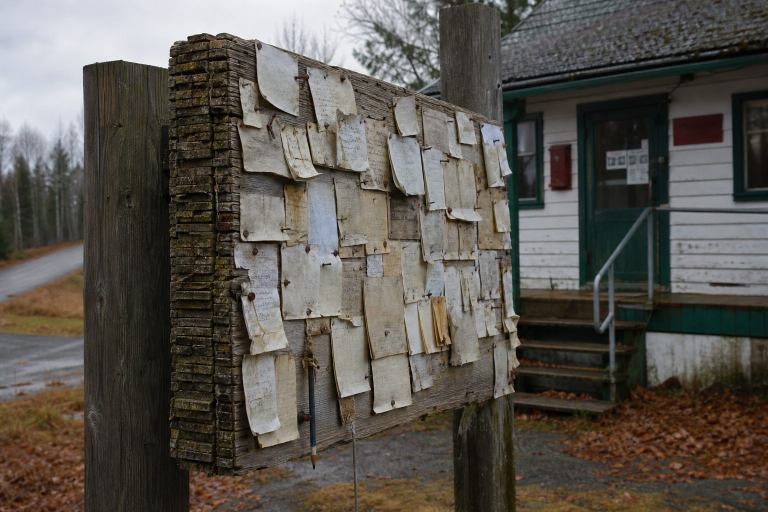
#> input picture assets/board.jpg, 1536 x 1024 px, given in place of logo.png, which was not available (shown at 1/2 size)
$ python build_og_cover.py
#> lines starting #> are read from the running program, lines starting #| are printed output that depends on the picture; pictures that were not available may be replaced by others from this repository, and a replacement may not be noted
#!/usr/bin/env python3
"""Bake assets/og-cover.jpg: a 1200x630 social card from the square logo.

The square logo.png (900x900, 1.1MB PNG) previews badly as an og:image: platforms
crop or letterbox it, and it is the only un-optimized asset on the site. This
composites it onto the site's --paper2 colour with the wordmark and tagline.
"""
import pathlib
from PIL import Image, ImageDraw, ImageFont

ROOT = pathlib.Path(__file__).resolve().parent.parent
PAPER2 = (242, 237, 225)
INK = (34, 28, 21)
W, H = 1200, 630

FONT_CANDIDATES = [
    "/usr/share/fonts/truetype/dejavu/DejaVuSerif-Bold.ttf",
    "/usr/share/fonts/truetype/dejavu/DejaVuSans-Bold.ttf",
]
FONT_CANDIDATES_R = [
    "/usr/share/fonts/truetype/dejavu/DejaVuSerif.ttf",
    "/usr/share/fonts/truetype/dejavu/DejaVuSans.ttf",
]


def pick(cands, size):
    for c in cands:
        if pathlib.Path(c).exists():
            return ImageFont.truetype(c, size)
    return ImageFont.load_default()


def main():
    logo = Image.open(ROOT / "assets" / "logo.png").convert("RGBA")
    card = Image.new("RGB", (W, H), PAPER2)
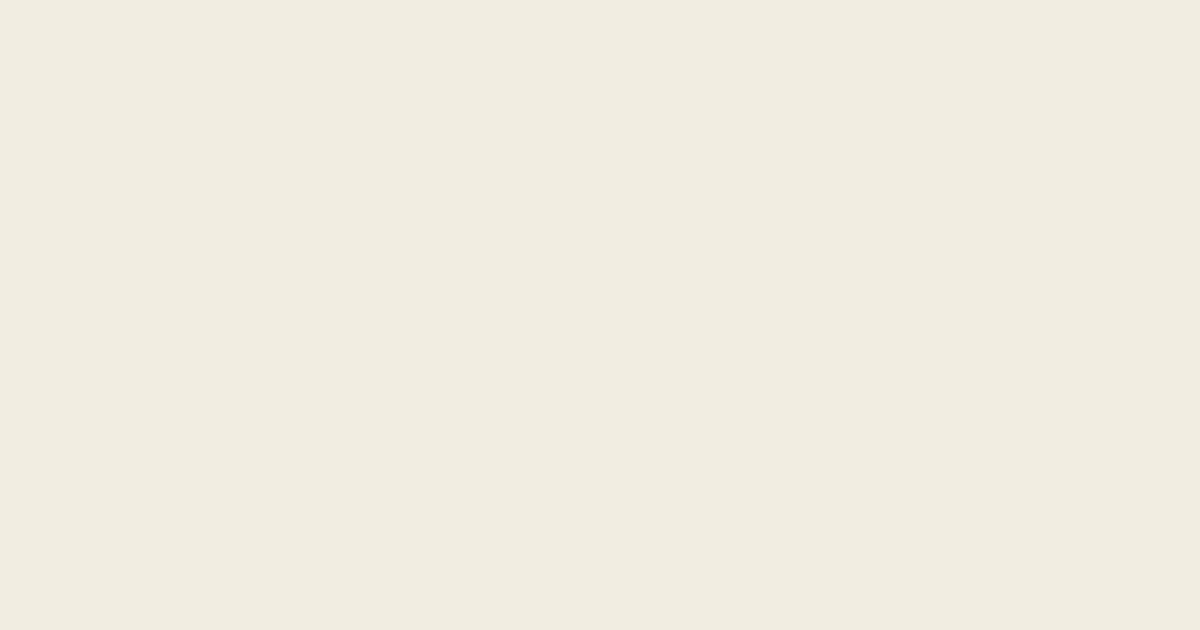
#> card: PIL image 1200x630 RGB; mean R, G, B 242, 237, 225

    box = 470
    logo_r = logo.resize((box, box), Image.LANCZOS)
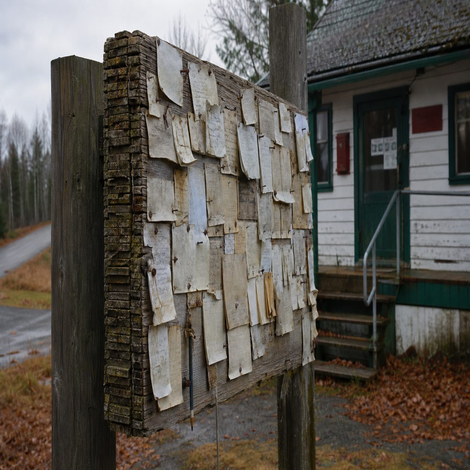
#> logo_r: PIL image 470x470 RGBA; mean R, G, B, A 90.8, 86.2, 79.8, 255
    card.paste(logo_r, (70, (H - box) // 2), logo_r)
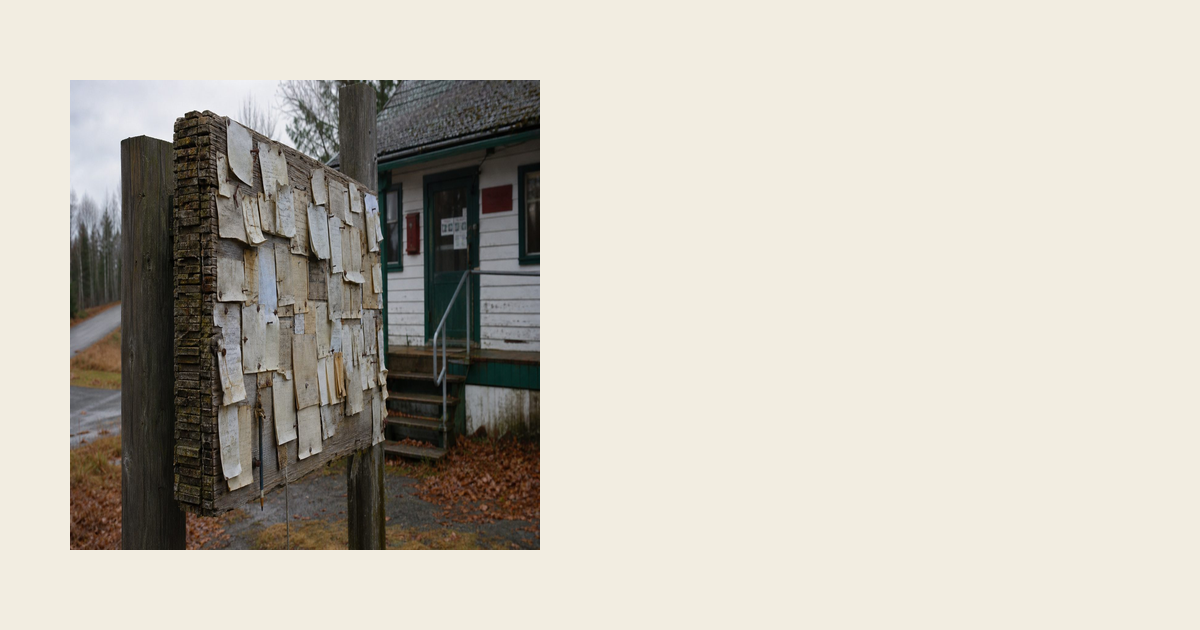
#> card: PIL image 1200x630 RGB; mean R, G, B 197.8, 192.9, 182.6

    d = ImageDraw.Draw(card)
    x = 70 + box + 60
    d.text((x, 250), "Chimoubongo", font=pick(FONT_CANDIDATES, 66), fill=INK)
    d.text((x, 335), "Quebec, Canada", font=pick(FONT_CANDIDATES_R, 34), fill=INK)
    d.line([(x, 315), (x + 400, 315)], fill=INK, width=2)

    out = ROOT / "assets" / "og-cover.jpg"
    card.save(out, "JPEG", quality=86, optimize=True, progressive=True)
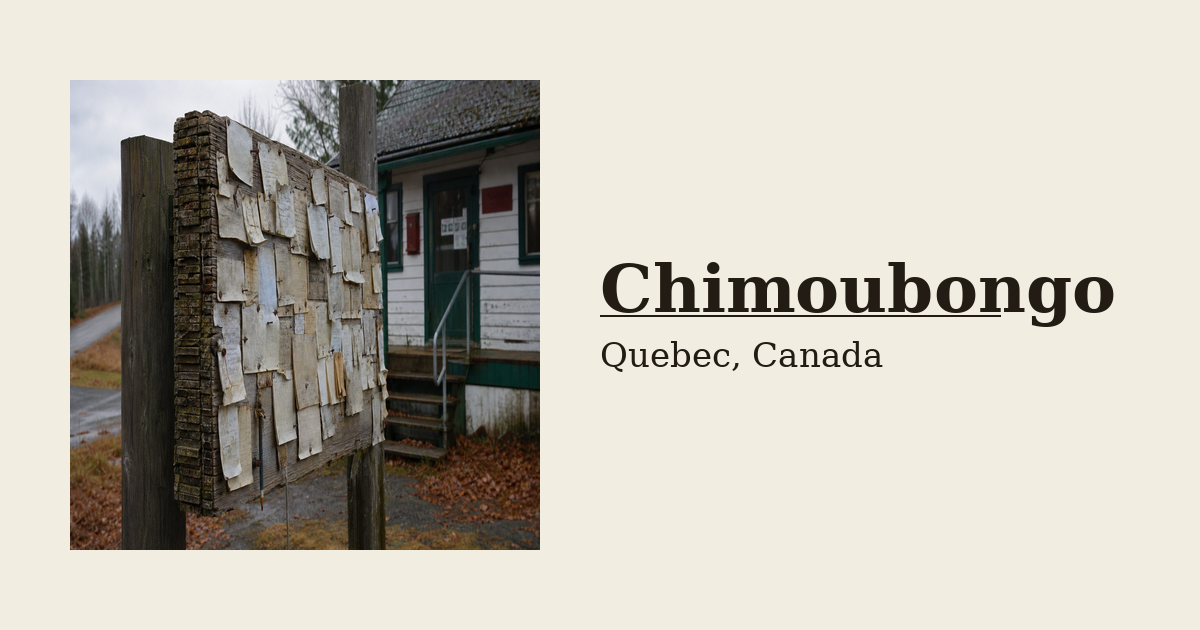
#> saved as og-cover.jpg: PIL image 1200x630 RGB; mean R, G, B 194.2, 189.3, 179
    print(f"wrote {out.relative_to(ROOT)} {card.size} {out.stat().st_size} bytes")
#| wrote assets/og-cover.jpg (1200, 630) 74540 bytes


if __name__ == "__main__":
    main()
